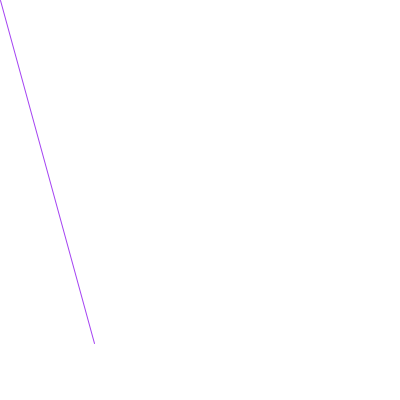
Frame 1 (no input)
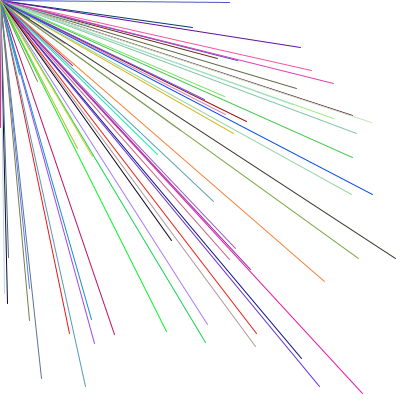
Frame 60 (the mouse pressed at the canvas centre just before this capture)
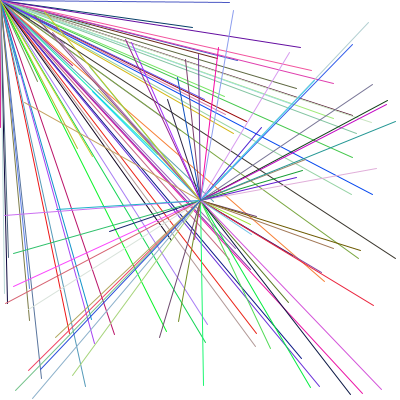
Frame 120 (the mouse held since frame 60 and released just before this capture)

The Processing sketch that drew these frames (run headless with seeded random() and noise(); from frame 60 on, the mouse is pressed at the canvas centre):

// Processing sketch: processing_5462
// ── processing_5462.pde

Dd d1;

void setup() {
    size(400, 400);
    frameRate(60);
    background(255);
}
	  
void draw() {
    stroke(random(0,255),random(0,255),random(0,255));
    d1 = new Dd(random(0,400),random(0,400), random(0,255));
    d1.draww();
}

void mousePressed(){
    background(255);    
}

class Dd{
   
  float posx;
  float posy;
  float colorr;
  
  Dd(float ax, float ay, float ac){
      posx = ax;
      posy = ay;
      colorr = ac;
  }

  void draww(){
    line(posx, posy, mouseX, mouseY);
  }  
}
